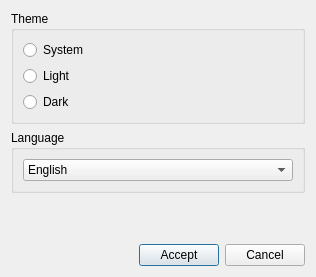
<?xml version="1.0" encoding="UTF-8"?>
<ui version="4.0">
 <class>SettingsDialog</class>
 <widget class="QDialog" name="SettingsDialog">
  <property name="geometry">
   <rect>
    <x>0</x>
    <y>0</y>
    <width>316</width>
    <height>277</height>
   </rect>
  </property>
  <property name="windowTitle">
   <string>Settings</string>
  </property>
  <layout class="QVBoxLayout" name="verticalLayout_2">
   <item>
    <widget class="QGroupBox" name="themeGroupBox">
     <property name="title">
      <string>Theme</string>
     </property>
     <layout class="QVBoxLayout" name="verticalLayout">
      <property name="spacing">
       <number>6</number>
      </property>
      <property name="leftMargin">
       <number>9</number>
      </property>
      <property name="topMargin">
       <number>9</number>
      </property>
      <property name="rightMargin">
       <number>9</number>
      </property>
      <property name="bottomMargin">
       <number>9</number>
      </property>
      <item>
       <widget class="QRadioButton" name="systemTheme">
        <property name="text">
         <string>System</string>
        </property>
       </widget>
      </item>
      <item>
       <widget class="QRadioButton" name="lightTheme">
        <property name="text">
         <string>Light</string>
        </property>
       </widget>
      </item>
      <item>
       <widget class="QRadioButton" name="darkTheme">
        <property name="text">
         <string>Dark</string>
        </property>
       </widget>
      </item>
     </layout>
    </widget>
   </item>
   <item>
    <widget class="QGroupBox" name="languageGroupBox">
     <property name="title">
      <string>Language</string>
     </property>
     <layout class="QHBoxLayout" name="languageLayout">
      <property name="spacing">
       <number>6</number>
      </property>
      <property name="leftMargin">
       <number>9</number>
      </property>
      <property name="topMargin">
       <number>9</number>
      </property>
      <property name="rightMargin">
       <number>9</number>
      </property>
      <property name="bottomMargin">
       <number>9</number>
      </property>
      <item>
       <widget class="QComboBox" name="languageComboBox">
        <item>
         <property name="text">
          <string>English</string>
         </property>
        </item>
        <item>
         <property name="text">
          <string>Ukrainian</string>
         </property>
        </item>
       </widget>
      </item>
     </layout>
    </widget>
   </item>
   <item>
    <spacer name="verticalSpacer">
     <property name="orientation">
      <enum>Qt::Orientation::Vertical</enum>
     </property>
     <property name="sizeHint" stdset="0">
      <size>
       <width>20</width>
       <height>40</height>
      </size>
     </property>
    </spacer>
   </item>
   <item>
    <layout class="QHBoxLayout" name="horizontalLayout">
     <item>
      <spacer name="horizontalSpacer">
       <property name="orientation">
        <enum>Qt::Orientation::Horizontal</enum>
       </property>
       <property name="sizeHint" stdset="0">
        <size>
         <width>40</width>
         <height>20</height>
        </size>
       </property>
      </spacer>
     </item>
     <item>
      <widget class="QPushButton" name="pushButton_2">
       <property name="text">
        <string>Accept</string>
       </property>
      </widget>
     </item>
     <item>
      <widget class="QPushButton" name="pushButton">
       <property name="text">
        <string>Cancel</string>
       </property>
      </widget>
     </item>
    </layout>
   </item>
  </layout>
 </widget>
 <resources/>
 <connections/>
</ui>
